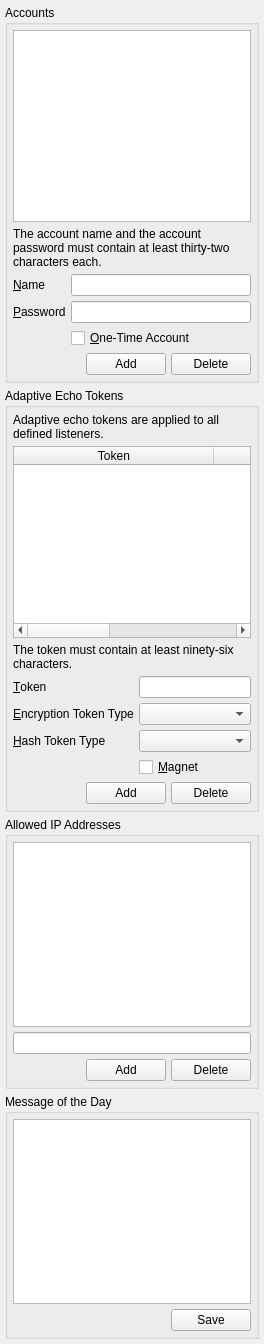
                  <widget class="QWidget" name="scrollAreaWidgetContents_3">
                   <property name="geometry">
                    <rect>
                     <x>0</x>
                     <y>0</y>
                     <width>264</width>
                     <height>1344</height>
                    </rect>
                   </property>
                   <layout class="QVBoxLayout" name="verticalLayout_38">
                    <property name="spacing">
                     <number>5</number>
                    </property>
                    <property name="leftMargin">
                     <number>5</number>
                    </property>
                    <property name="topMargin">
                     <number>5</number>
                    </property>
                    <property name="rightMargin">
                     <number>5</number>
                    </property>
                    <property name="bottomMargin">
                     <number>5</number>
                    </property>
                    <item>
                     <widget class="QGroupBox" name="accountsGB">
                      <property name="title">
                       <string>Accounts</string>
                      </property>
                      <layout class="QVBoxLayout" name="verticalLayout_37">
                       <property name="spacing">
                        <number>5</number>
                       </property>
                       <property name="leftMargin">
                        <number>5</number>
                       </property>
                       <property name="topMargin">
                        <number>5</number>
                       </property>
                       <property name="rightMargin">
                        <number>5</number>
                       </property>
                       <property name="bottomMargin">
                        <number>5</number>
                       </property>
                       <item>
                        <widget class="QListWidget" name="accounts">
                         <property name="tabKeyNavigation">
                          <bool>true</bool>
                         </property>
                         <property name="selectionBehavior">
                          <enum>QAbstractItemView::SelectRows</enum>
                         </property>
                         <property name="horizontalScrollMode">
                          <enum>QAbstractItemView::ScrollPerPixel</enum>
                         </property>
                        </widget>
                       </item>
                       <item>
                        <widget class="QLabel" name="label_88">
                         <property name="text">
                          <string>The account name and the account password must contain at least thirty-two characters each.</string>
                         </property>
                         <property name="wordWrap">
                          <bool>true</bool>
                         </property>
                        </widget>
                       </item>
                       <item>
                        <layout class="QGridLayout" name="gridLayout_6">
                         <property name="spacing">
                          <number>5</number>
                         </property>
                         <item row="0" column="0">
                          <widget class="QLabel" name="label_47">
                           <property name="text">
                            <string>&amp;Name</string>
                           </property>
                           <property name="buddy">
                            <cstring>accountName</cstring>
                           </property>
                          </widget>
                         </item>
                         <item row="1" column="0">
                          <widget class="QLabel" name="label_48">
                           <property name="text">
                            <string>&amp;Password</string>
                           </property>
                           <property name="buddy">
                            <cstring>accountPassword</cstring>
                           </property>
                          </widget>
                         </item>
                         <item row="0" column="1">
                          <widget class="QLineEdit" name="accountName"/>
                         </item>
                         <item row="1" column="1">
                          <widget class="QLineEdit" name="accountPassword">
                           <property name="echoMode">
                            <enum>QLineEdit::Password</enum>
                           </property>
                          </widget>
                         </item>
                         <item row="2" column="1">
                          <widget class="QCheckBox" name="ota">
                           <property name="toolTip">
                            <string>If checked, the account will be removed after a client successfully authenticates itself.</string>
                           </property>
                           <property name="text">
                            <string>&amp;One-Time Account</string>
                           </property>
                          </widget>
                         </item>
                        </layout>
                       </item>
                       <item>
                        <layout class="QHBoxLayout" name="horizontalLayout_52">
                         <property name="spacing">
                          <number>5</number>
                         </property>
                         <item>
                          <spacer name="horizontalSpacer_48">
                           <property name="orientation">
                            <enum>Qt::Horizontal</enum>
                           </property>
                           <property name="sizeHint" stdset="0">
                            <size>
                             <width>40</width>
                             <height>20</height>
                            </size>
                           </property>
                          </spacer>
                         </item>
                         <item>
                          <widget class="QPushButton" name="addAccount">
                           <property name="text">
                            <string>Add</string>
                           </property>
                          </widget>
                         </item>
                         <item>
                          <widget class="QPushButton" name="deleteAccount">
                           <property name="text">
                            <string>Delete</string>
                           </property>
                          </widget>
                         </item>
                        </layout>
                       </item>
                      </layout>
                     </widget>
                    </item>
                    <item>
                     <widget class="QGroupBox" name="aeBox">
                      <property name="title">
                       <string>Adaptive Echo Tokens</string>
                      </property>
                      <layout class="QVBoxLayout" name="verticalLayout_63">
                       <property name="spacing">
                        <number>5</number>
                       </property>
                       <property name="leftMargin">
                        <number>5</number>
                       </property>
                       <property name="topMargin">
                        <number>5</number>
                       </property>
                       <property name="rightMargin">
                        <number>5</number>
                       </property>
                       <property name="bottomMargin">
                        <number>5</number>
                       </property>
                       <item>
                        <widget class="QLabel" name="label_93">
                         <property name="text">
                          <string>Adaptive echo tokens are applied to all defined listeners.</string>
                         </property>
                         <property name="wordWrap">
                          <bool>true</bool>
                         </property>
                        </widget>
                       </item>
                       <item>
                        <widget class="QTableWidget" name="ae_tokens">
                         <property name="tabKeyNavigation">
                          <bool>true</bool>
                         </property>
                         <property name="alternatingRowColors">
                          <bool>true</bool>
                         </property>
                         <property name="selectionMode">
                          <enum>QAbstractItemView::SingleSelection</enum>
                         </property>
                         <property name="selectionBehavior">
                          <enum>QAbstractItemView::SelectRows</enum>
                         </property>
                         <property name="horizontalScrollMode">
                          <enum>QAbstractItemView::ScrollPerPixel</enum>
                         </property>
                         <property name="sortingEnabled">
                          <bool>true</bool>
                         </property>
                         <attribute name="horizontalHeaderDefaultSectionSize">
                          <number>200</number>
                         </attribute>
                         <attribute name="horizontalHeaderStretchLastSection">
                          <bool>true</bool>
                         </attribute>
                         <column>
                          <property name="text">
                           <string>Token</string>
                          </property>
                         </column>
                         <column>
                          <property name="text">
                           <string>Token Encryption Type</string>
                          </property>
                         </column>
                         <column>
                          <property name="text">
                           <string>Token Hash Type</string>
                          </property>
                         </column>
                        </widget>
                       </item>
                       <item>
                        <widget class="QLabel" name="label_89">
                         <property name="text">
                          <string>The token must contain at least ninety-six characters.</string>
                         </property>
                         <property name="wordWrap">
                          <bool>true</bool>
                         </property>
                        </widget>
                       </item>
                       <item>
                        <layout class="QGridLayout" name="gridLayout_9">
                         <property name="spacing">
                          <number>5</number>
                         </property>
                         <item row="0" column="1">
                          <widget class="QLineEdit" name="ae_token"/>
                         </item>
                         <item row="0" column="0">
                          <widget class="QLabel" name="label_83">
                           <property name="text">
                            <string>&amp;Token</string>
                           </property>
                           <property name="buddy">
                            <cstring>ae_token</cstring>
                           </property>
                          </widget>
                         </item>
                         <item row="1" column="0">
                          <widget class="QLabel" name="label_84">
                           <property name="text">
                            <string>&amp;Encryption Token Type</string>
                           </property>
                           <property name="buddy">
                            <cstring>ae_e_type</cstring>
                           </property>
                          </widget>
                         </item>
                         <item row="1" column="1">
                          <widget class="QComboBox" name="ae_e_type">
                           <property name="sizeAdjustPolicy">
                            <enum>QComboBox::AdjustToContents</enum>
                           </property>
                          </widget>
                         </item>
                         <item row="2" column="0">
                          <widget class="QLabel" name="label_85">
                           <property name="text">
                            <string>&amp;Hash Token Type</string>
                           </property>
                           <property name="buddy">
                            <cstring>ae_h_type</cstring>
                           </property>
                          </widget>
                         </item>
                         <item row="2" column="1">
                          <widget class="QComboBox" name="ae_h_type">
                           <property name="sizeAdjustPolicy">
                            <enum>QComboBox::AdjustToContents</enum>
                           </property>
                          </widget>
                         </item>
                         <item row="3" column="1">
                          <widget class="QCheckBox" name="ae_listeners_magnet">
                           <property name="text">
                            <string>&amp;Magnet</string>
                           </property>
                          </widget>
                         </item>
                        </layout>
                       </item>
                       <item>
                        <layout class="QHBoxLayout" name="horizontalLayout_81">
                         <property name="spacing">
                          <number>5</number>
                         </property>
                         <item>
                          <spacer name="horizontalSpacer_65">
                           <property name="orientation">
                            <enum>Qt::Horizontal</enum>
                           </property>
                           <property name="sizeHint" stdset="0">
                            <size>
                             <width>40</width>
                             <height>20</height>
                            </size>
                           </property>
                          </spacer>
                         </item>
                         <item>
                          <widget class="QPushButton" name="addAEToken">
                           <property name="text">
                            <string>Add</string>
                           </property>
                          </widget>
                         </item>
                         <item>
                          <widget class="QPushButton" name="deleteAEToken">
                           <property name="text">
                            <string>Delete</string>
                           </property>
                          </widget>
                         </item>
                        </layout>
                       </item>
                      </layout>
                     </widget>
                    </item>
                    <item>
                     <widget class="QGroupBox" name="approvedIPs">
                      <property name="title">
                       <string>Allowed IP Addresses</string>
                      </property>
                      <property name="checked">
                       <bool>false</bool>
                      </property>
                      <layout class="QVBoxLayout" name="verticalLayout_36">
                       <property name="spacing">
                        <number>5</number>
                       </property>
                       <property name="leftMargin">
                        <number>5</number>
                       </property>
                       <property name="topMargin">
                        <number>5</number>
                       </property>
                       <property name="rightMargin">
                        <number>5</number>
                       </property>
                       <property name="bottomMargin">
                        <number>5</number>
                       </property>
                       <item>
                        <widget class="QListWidget" name="acceptedIPList">
                         <property name="tabKeyNavigation">
                          <bool>true</bool>
                         </property>
                         <property name="selectionBehavior">
                          <enum>QAbstractItemView::SelectRows</enum>
                         </property>
                         <property name="horizontalScrollMode">
                          <enum>QAbstractItemView::ScrollPerPixel</enum>
                         </property>
                        </widget>
                       </item>
                       <item>
                        <widget class="QLineEdit" name="acceptedIP">
                         <property name="toolTip">
                          <string>The keyword Any is supported.</string>
                         </property>
                        </widget>
                       </item>
                       <item>
                        <layout class="QHBoxLayout" name="horizontalLayout_49">
                         <property name="spacing">
                          <number>5</number>
                         </property>
                         <item>
                          <spacer name="horizontalSpacer_37">
                           <property name="orientation">
                            <enum>Qt::Horizontal</enum>
                           </property>
                           <property name="sizeHint" stdset="0">
                            <size>
                             <width>40</width>
                             <height>20</height>
                            </size>
                           </property>
                          </spacer>
                         </item>
                         <item>
                          <widget class="QPushButton" name="addAcceptedIP">
                           <property name="text">
                            <string>Add</string>
                           </property>
                          </widget>
                         </item>
                         <item>
                          <widget class="QPushButton" name="deleteAcceptedIP">
                           <property name="text">
                            <string>Delete</string>
                           </property>
                          </widget>
                         </item>
                        </layout>
                       </item>
                      </layout>
                     </widget>
                    </item>
                    <item>
                     <widget class="QGroupBox" name="motdBox">
                      <property name="title">
                       <string>Message of the Day</string>
                      </property>
                      <layout class="QVBoxLayout" name="verticalLayout_62">
                       <property name="spacing">
                        <number>5</number>
                       </property>
                       <property name="leftMargin">
                        <number>5</number>
                       </property>
                       <property name="topMargin">
                        <number>5</number>
                       </property>
                       <property name="rightMargin">
                        <number>5</number>
                       </property>
                       <property name="bottomMargin">
                        <number>5</number>
                       </property>
                       <item>
                        <widget class="QPlainTextEdit" name="motd">
                         <property name="font">
                          <font>
                           <family>Monospace</family>
                          </font>
                         </property>
                         <property name="tabChangesFocus">
                          <bool>true</bool>
                         </property>
                        </widget>
                       </item>
                       <item>
                        <layout class="QHBoxLayout" name="horizontalLayout_80">
                         <property name="spacing">
                          <number>5</number>
                         </property>
                         <item>
                          <spacer name="horizontalSpacer_63">
                           <property name="orientation">
                            <enum>Qt::Horizontal</enum>
                           </property>
                           <property name="sizeHint" stdset="0">
                            <size>
                             <width>40</width>
                             <height>20</height>
                            </size>
                           </property>
                          </spacer>
                         </item>
                         <item>
                          <widget class="QPushButton" name="saveMOTD">
                           <property name="text">
                            <string>Save</string>
                           </property>
                          </widget>
                         </item>
                        </layout>
                       </item>
                      </layout>
                     </widget>
                    </item>
                   </layout>
                  </widget>
